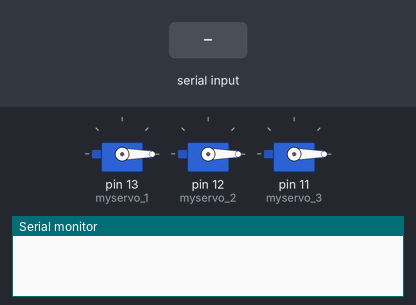
A sketch run on a simulated Arduino Uno, built with avr-gcc and run on an emulated ATmega328P. Parts: 3 × servo, the last lines printed to the serial monitor. The test bench sets the inputs (shaded band).

Above: at 1.2 s.
1.3 s: "a" received over Serial
At 3.74 s:
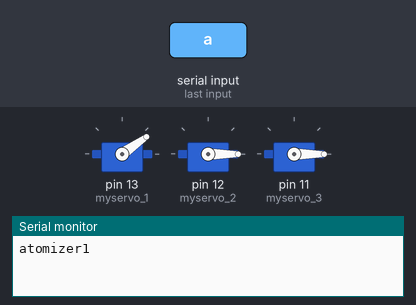
4.3 s: "s" received over Serial
At 4.7 s:
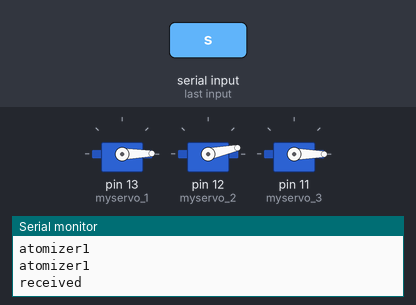
7.3 s: "d" received over Serial
At 7.76 s:
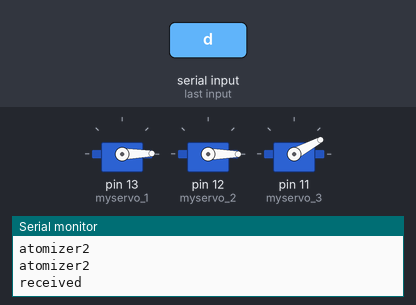
Timing chart, 0 to 11.4 s (numbered marks = the images above; inputs shaded):
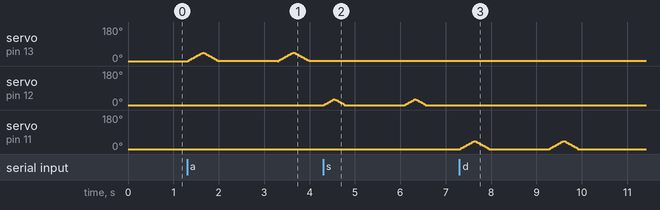

The sketch:

deployment.ino
```cpp
#include <Servo.h>

Servo myservo_1;  // create servo object to control a servo
Servo myservo_2;
Servo myservo_3;
// twelve servo objects can be created on most boards
int pos = 0;    // variable to store the servo position
int newPos;
int oldPos = 0;
int incPos = 30;
void atomizer1_press();
void atomizer2_press();
void atomizer3_press();

const unsigned long interval = 5000;
unsigned long previousTime;
int state;

void setup() {
   pinMode(LED_BUILTIN, OUTPUT);
   Serial.begin(9600); // Starting Serial Terminal
   myservo_1.write(0);
   myservo_2.write(0);
   myservo_3.write(0);
   myservo_1.attach(13);  // attaches the servo on pin 6 to the servo object
   myservo_2.attach(12);  // attaches the servo on pin 8 to the servo object
   myservo_3.attach(11);  // attaches the servo on pin 10 to the servo object
}

void loop() {
  if (Serial.available()) {
    char val = Serial.read();
    if (val == 'a') {
      atomizer1_press();
      delay(1000);
      atomizer1_press();
      Serial.println("received");
    }
    if (val == 's') {
      atomizer2_press();
      delay(1000);
      atomizer2_press();
      Serial.println("received");
    }
    if (val == 'd') {
      atomizer3_press();
      delay(1000);
      atomizer3_press();
      Serial.println("received");
    }
  }
}

void atomizer1_press() {
  for (pos = 0; pos <= 45; pos += 2) { // goes from 0 degrees to 180 degrees, in steps of 1 degree
    myservo_1.write(pos);              // tell servo to go to position in variable 'pos'
    delay(15);                       // waits 15 ms for the servo to reach the position
  }
  for (pos = 45; pos >= 0; pos -= 2) { // goes from 180 degrees to 0 degrees
    myservo_1.write(pos);              // tell servo to go to position in variable 'pos'
    delay(15);                       // waits 15 ms for the servo to reach the position
  }
  delay(300);
  Serial.println("atomizer1");
}

void atomizer2_press() {
  for (pos = 0; pos <= 30; pos += 2) { // goes from 0 degrees to 180 degrees, in steps of 1 degree
    myservo_2.write(pos);              // tell servo to go to position in variable 'pos'
    delay(15);                       // waits 15 ms for the servo to reach the position
  }
  for (pos = 30; pos >= 0; pos -= 2) { // goes from 180 degrees to 0 degrees
    myservo_2.write(pos);              // tell servo to go to position in variable 'pos'
    delay(15);                       // waits 15 ms for the servo to reach the position
  }
  delay(300);
  Serial.println("atomizer2");
}

void atomizer3_press() {
  for (pos = 0; pos <= 42; pos += 2) { // goes from 0 degrees to 180 degrees, in steps of 1 degree
    myservo_3.write(pos);              // tell servo to go to position in variable 'pos'
    delay(15);                       // waits 15 ms for the servo to reach the position
  }
  for (pos = 42; pos >= 0; pos -= 2) { // goes from 180 degrees to 0 degrees
    myservo_3.write(pos);              // tell servo to go to position in variable 'pos'
    delay(15);                       // waits 15 ms for the servo to reach the position
  }
  delay(300);
  Serial.println("atomizer3");
}
```
